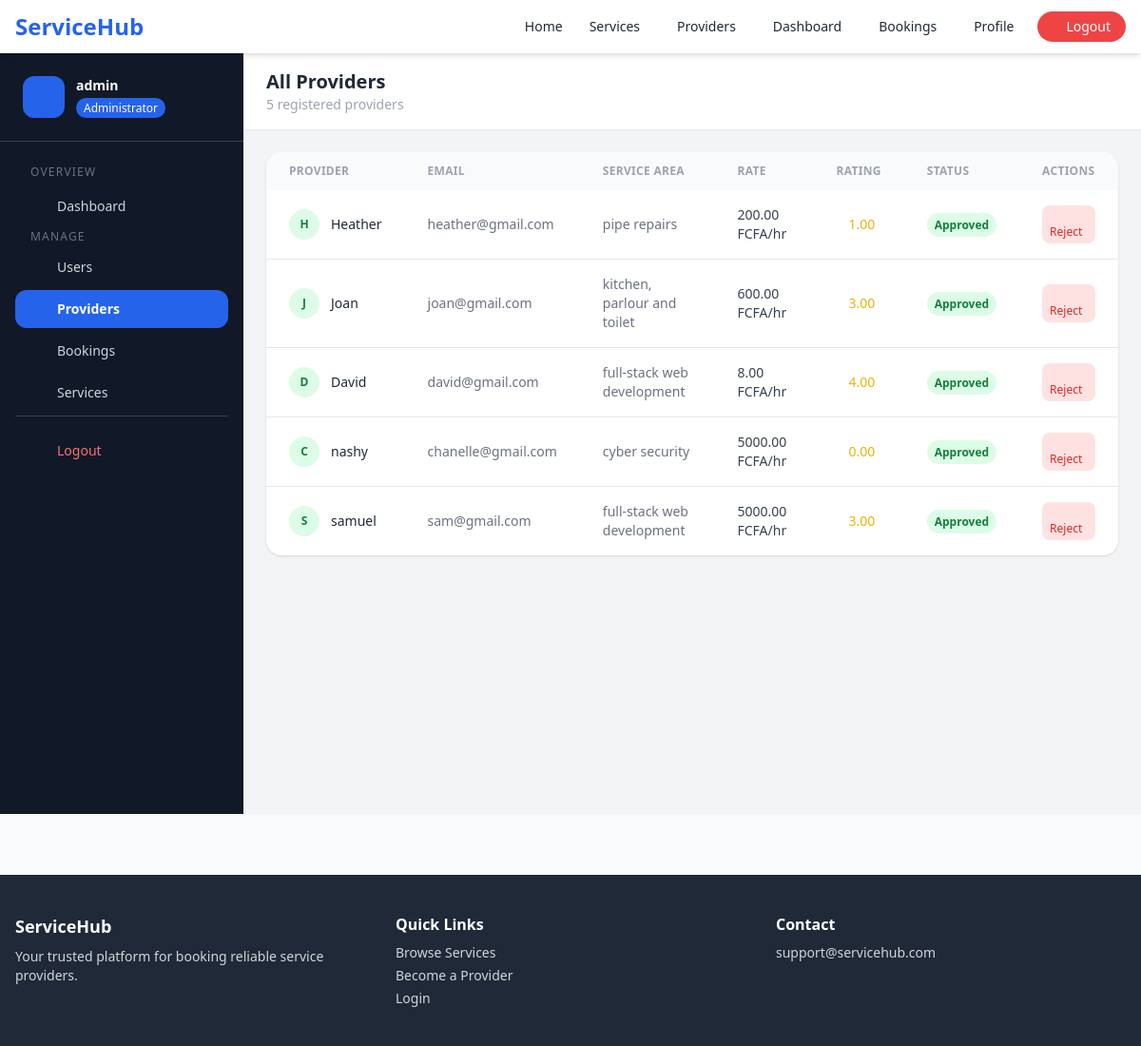
/admin-panel/providers/ (signed in), run on the app's committed database.
### accounts/models.py (models this page shows, shortened)
class User(AbstractUser):
    ROLE_CUSTOMER = 'customer'
    ROLE_PROVIDER = 'provider'
    ROLE_ADMIN = 'admin'
    ROLE_CHOICES = [
        (ROLE_CUSTOMER, 'Customer'),
        (ROLE_PROVIDER, 'Service Provider'),
        (ROLE_ADMIN, 'Admin'),
    ]
    email = models.EmailField(unique=True)
    role = models.CharField(max_length=20, choices=ROLE_CHOICES, default=ROLE_CUSTOMER)
    phone = models.CharField(max_length=20, blank=True)
    profile_picture = models.ImageField(upload_to='profiles/', blank=True, null=True)
    address = models.TextField(blank=True)
    created_at = models.DateTimeField(auto_now_add=True)
    USERNAME_FIELD = 'email'
    REQUIRED_FIELDS = ['username']
    def is_admin_user(self):
        return self.role == self.ROLE_ADMIN

class ProviderProfile(models.Model):
    STATUS_PENDING = 'pending'
    STATUS_APPROVED = 'approved'
    STATUS_REJECTED = 'rejected'
    STATUS_CHOICES = [
        (STATUS_PENDING, 'Pending'),
        (STATUS_APPROVED, 'Approved'),
        (STATUS_REJECTED, 'Rejected'),
    ]
    user = models.OneToOneField(User, on_delete=models.CASCADE, related_name='provider_profile')
    bio = models.TextField(blank=True)
    id_document = models.FileField(upload_to='documents/', blank=True, null=True)
    service_area = models.CharField(max_length=200, blank=True)
    years_experience = models.PositiveIntegerField(default=0)
    hourly_rate = models.DecimalField(max_digits=8, decimal_places=2, default=0)
    is_available = models.BooleanField(default=True)
    status = models.CharField(max_length=20, choices=STATUS_CHOICES, default=STATUS_PENDING)
    rating = models.DecimalField(max_digits=3, decimal_places=2, default=0.00)
    total_jobs = models.PositiveIntegerField(default=0)
    created_at = models.DateTimeField(auto_now_add=True)

### accounts/views.py (the view)
# urls.py: path('admin-panel/providers/', views.admin_providers, name='admin_providers'),
@admin_required
def admin_providers(request):
    from accounts.models import ProviderProfile
    providers = ProviderProfile.objects.select_related('user').order_by('-created_at')
    return render(request, 'accounts/admin_providers.html', {'providers': providers})

### accounts/views.py (called while the page is built)
def admin_required(view_func):
    from functools import wraps
    @wraps(view_func)
    def wrapper(request, *args, **kwargs):
        if not request.user.is_authenticated:
            return redirect('login')
        if not request.user.is_admin_user():
            messages.error(request, 'Access denied.')
            return redirect('dashboard')
        return view_func(request, *args, **kwargs)
    return wrapper

### templates/accounts/admin_providers.html (shortened to what this page needs)
{% extends 'base.html' %}
{% load static %}
{% block content %}
<div class="flex min-h-screen bg-gray-100">
    <aside class="w-64 bg-gray-900 text-gray-300 flex-shrink-0 hidden md:flex flex-col">
        <div class="px-6 py-6 border-b border-gray-700">
            <div class="flex items-center gap-3">
                <div class="w-11 h-11 rounded-xl bg-blue-600 flex items-center justify-center text-white font-bold">
                    <i class="fa-solid fa-shield-halved"></i>
                </div>
                <div>
                    <p class="font-bold text-white text-sm">{{ user.get_full_name|default:user.username }}</p>
                    <span class="text-xs bg-blue-600 text-white px-2 py-0.5 rounded-full">Administrator</span>
                </div>
            </div>
        </div>
        <nav class="flex-1 px-4 py-6 space-y-1 text-sm">
            <p class="text-gray-500 text-xs uppercase tracking-widest px-4 mb-2">Overview</p>
            <a href="{% url 'admin_dashboard' %}" class="flex items-center gap-3 px-4 py-2.5 rounded-xl hover:bg-gray-800 hover:text-white transition">
                <i class="fa-solid fa-gauge w-4"></i> Dashboard
            </a>
            <p class="text-gray-500 text-xs uppercase tracking-widest px-4 mt-5 mb-2">Manage</p>
            <a href="{% url 'admin_users' %}" class="flex items-center gap-3 px-4 py-2.5 rounded-xl hover:bg-gray-800 hover:text-white transition">
                <i class="fa-solid fa-users w-4"></i> Users
            </a>
            <a href="{% url 'admin_providers' %}" class="flex items-center gap-3 px-4 py-2.5 rounded-xl bg-blue-600 text-white font-semibold">
                <i class="fa-solid fa-user-tie w-4"></i> Providers
            </a>
            <a href="{% url 'admin_bookings' %}" class="flex items-center gap-3 px-4 py-2.5 rounded-xl hover:bg-gray-800 hover:text-white transition">
                <i class="fa-solid fa-calendar-check w-4"></i> Bookings
            </a>
            <a href="{% url 'category_list' %}" class="flex items-center gap-3 px-4 py-2.5 rounded-xl hover:bg-gray-800 hover:text-white transition">
                 Services
            </a>
            <div class="pt-4 border-t border-gray-700 mt-5">
                <a href="{% url 'logout' %}" class="flex items-center gap-3 px-4 py-2.5 rounded-xl text-red-400 hover:bg-gray-800 transition">
                    <i class="fa-solid fa-right-from-bracket w-4"></i> Logout
                </a>
            </div>
        </nav>
    </aside>
    <div class="flex-1 flex flex-col">
        <header class="bg-white shadow-sm px-6 py-4 flex items-center justify-between">
            <div>
                <h1 class="text-xl font-bold text-gray-800">All Providers</h1>
                <p class="text-gray-400 text-sm">{{ providers|length }} registered providers</p>
            </div>
        </header>
        <main class="flex-1 p-6">
            <div class="bg-white rounded-2xl shadow overflow-hidden">
                <div class="overflow-x-auto">
                    <table class="w-full text-sm">
                        <thead>
                            <tr class="bg-gray-50 text-gray-400 text-xs uppercase tracking-wide">
                                <th class="text-left px-6 py-3">Provider</th>
                                <th class="text-left px-6 py-3">Email</th>
                                <th class="text-left px-6 py-3">Service Area</th>
                                <th class="text-left px-6 py-3">Rate</th>
                                <th class="text-left px-6 py-3">Rating</th>
                                <th class="text-left px-6 py-3">Status</th>
                                <th class="text-left px-6 py-3">Actions</th>
                            </tr>
                        </thead>
                        <tbody class="divide-y">
                            {% for provider in providers %}
                            <tr class="hover:bg-gray-50 transition">
                                <td class="px-6 py-4">
                                    <div class="flex items-center gap-3">
                                        <div class="w-8 h-8 rounded-full bg-green-100 flex items-center justify-center text-green-700 font-bold text-xs">
                                            {{ provider.user.first_name|first|upper|default:provider.user.email|first|upper }}
                                        </div>
                                        <span class="font-medium text-gray-800">{{ provider.user.get_full_name|default:provider.user.username }}</span>
                                    </div>
                                </td>
                                <td class="px-6 py-4 text-gray-500">{{ provider.user.email }}</td>
                                <td class="px-6 py-4 text-gray-500">{{ provider.service_area|default:"—" }}</td>
                                <td class="px-6 py-4 text-gray-700 font-medium">{{ provider.hourly_rate }} FCFA/hr</td>
                                <td class="px-6 py-4">
                                    <span class="text-yellow-500"><i class="fa-solid fa-star text-xs"></i> {{ provider.rating }}</span>
                                </td>
                                <td class="px-6 py-4">
                                    <span class="px-2 py-1 rounded-full text-xs font-semibold
                                        {% if provider.status == 'approved' %}bg-green-100 text-green-700
                                        {% elif provider.status == 'pending' %}bg-yellow-100 text-yellow-700
                                        {% else %}bg-red-100 text-red-600{% endif %}">
                                        {{ provider.get_status_display }}
                                    </span>
                                </td>
                                <td class="px-6 py-4">
                                    <div class="flex gap-2">
                                        {% if provider.status != 'rejected' %}
                                        <a href="{% url 'admin_approve_provider' provider.pk 'rejected' %}"
                                           class="bg-red-100 text-red-600 px-2 py-1 rounded-lg text-xs hover:bg-red-200 transition">
                                            <i class="fa-solid fa-xmark"></i> Reject
                                        </a>
                                        {% endif %}
                                    </div>
                                </td>
                            </tr>
                            {% empty %}
                            <tr><td colspan="7" class="text-center py-12 text-gray-400">No providers found.</td></tr>
                            {% endfor %}
                        </tbody>
                    </table>
                </div>
            </div>
        </main>
    </div>
</div>
{% endblock %}

### data on the page
User: get_full_name "admin"
ProviderProfile: user.first_name|first "H", user.get_full_name "Heather", user.email "heather@gmail.com", service_area "pipe repairs", hourly_rate "200.00", rating "1.00", status "Approved", shows "Reject"
ProviderProfile: user.first_name|first "J", user.get_full_name "Joan", user.email "joan@gmail.com", service_area "kitchen, parlour and toilet", hourly_rate "600.00", rating "3.00", status "Approved", shows "Reject"
ProviderProfile: user.first_name|first "D", user.get_full_name "David", user.email "david@gmail.com", service_area "full-stack web development", hourly_rate "8.00", rating "4.00", status "Approved", shows "Reject"
ProviderProfile: user.first_name|first "C", user.get_full_name "nashy", user.email "chanelle@gmail.com", service_area "cyber security", hourly_rate "5000.00", rating "0.00", status "Approved", shows "Reject"
ProviderProfile: user.first_name|first "S", user.get_full_name "samuel", user.email "sam@gmail.com", service_area "full-stack web development", hourly_rate "5000.00", rating "3.00", status "Approved", shows "Reject"

### other printed values
{{ providers|length }} "5"
